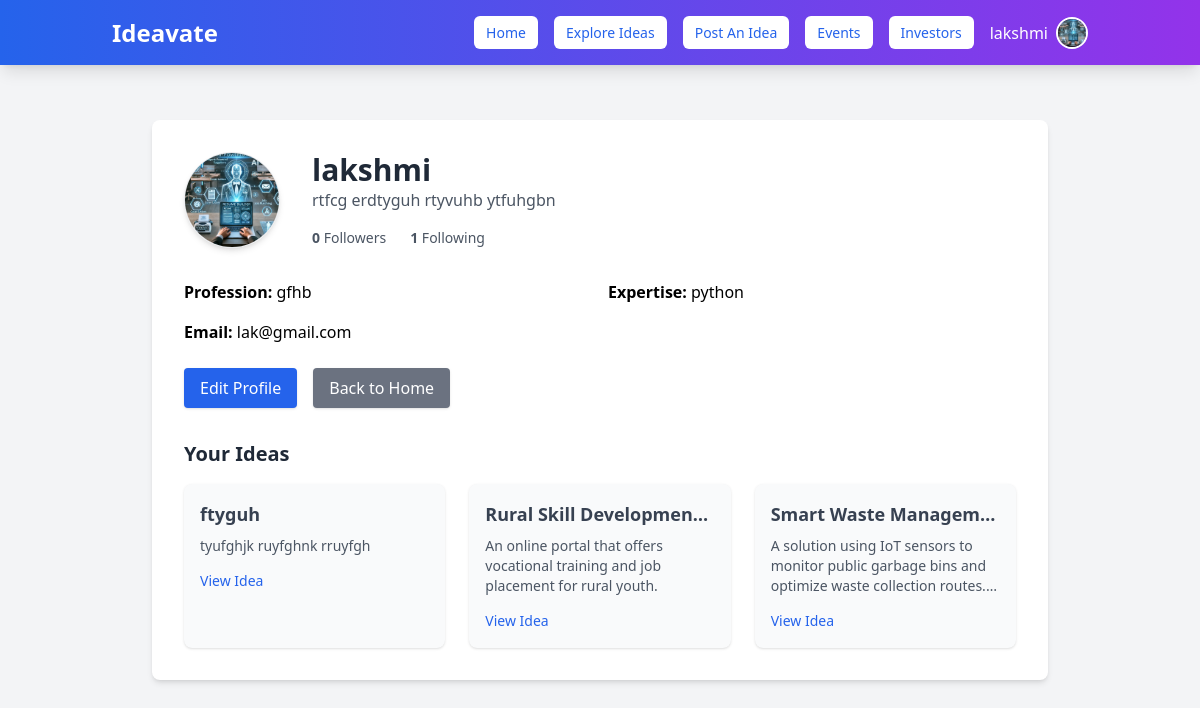
Page /user/profile/ (signed in) on the committed database.
### myapp/models.py (models this page shows, shortened)
class User(AbstractUser):
    is_user = models.BooleanField(default=False)
    is_organization = models.BooleanField(default=False)
    groups = models.ManyToManyField(Group, related_name="custom_user_groups", blank=True)
    user_permissions = models.ManyToManyField(Permission, related_name="custom_user_permissions", blank=True)

class UserProfile(models.Model):
    user = models.OneToOneField(User, on_delete=models.CASCADE, related_name="user_profile")
    profession = models.CharField(max_length=255, blank=True, null=True)  # Example: Entrepreneur, Developer
    expertise = models.CharField(max_length=255, blank=True, null=True)  # Example: AI, Marketing, FinTech
    bio = models.TextField(blank=True, null=True)  # Short user description
    resume = models.FileField(upload_to="resumes/", blank=True, null=True)
    profile_picture = models.ImageField(upload_to="profile_pics/", blank=True, null=True)
    linkedin = models.URLField(blank=True, null=True)
    portfolio_website = models.URLField(blank=True, null=True)
    class Meta:
        verbose_name = "User Profile"
        verbose_name_plural = "User Profiles"

class Idea(models.Model):
    user = models.ForeignKey(User, on_delete=models.CASCADE, related_name="ideas")
    idea_name = models.CharField(max_length=100)
    description = models.TextField(blank=True)
    category = models.CharField(max_length=100, blank=True, null=True)  # Example: Tech, Health, AI
    funding_goal = models.DecimalField(max_digits=10, decimal_places=2, null=True, blank=True)
    estimated_investment = models.DecimalField(max_digits=10, decimal_places=2, null=True, blank=True)
    collaboration = models.BooleanField(default=False)
    status = models.CharField(
        max_length=20,
        choices=[("open", "Open for Investment"), ("progress", "In Progress"), ("completed", "Completed")],
        default="open"
    )
    created_at = models.DateTimeField(auto_now_add=True)  # Timestamp when idea is posted
    updated_at = models.DateTimeField(auto_now=True)  # Timestamp when idea is modified
    class Meta:
        verbose_name = "Idea"
        verbose_name_plural = "Ideas"
        ordering = ["-created_at"]  # Show newest ideas first

### myapp/views.py (the view)
# urls.py: path('user/profile/', views.user_profile, name='user_profile'),
@login_required(login_url='signin')
def user_profile(request):
    profile, created = UserProfile.objects.get_or_create(user=request.user)
    if request.method == "POST":
        form = UserProfileForm(request.POST, request.FILES, instance=profile)
        if form.is_valid():
            form.save()
            return redirect("user_profile")
    else:
        form = UserProfileForm(instance=profile)
    follower_count = Follow.objects.filter(following=request.user).count()
    following_count = Follow.objects.filter(follower=request.user).count()
    ideas = Idea.objects.filter(user=request.user)  # or use creator=request.user if that’s the field
    return render(request, "user_profile.html", {
        "form": form,
        "follower_count": follower_count,
        "following_count": following_count,
        "ideas": ideas,
    })

### templates/user_profile.html (shortened to what this page needs)
{% extends "navbar.html" %}
{% load static %}
{% block content %}
<div class="max-w-4xl mx-auto bg-white p-8 rounded-lg shadow-md mt-10">
    <div class="flex flex-col sm:flex-row items-center sm:items-start sm:space-x-8 mb-8">
        <img src="{% if user.user_profile.profile_picture %}{{ user.user_profile.profile_picture.url }}{% else %}{% static 'images/default-profile.png' %}{% endif %}"
             alt="Profile Picture"
             class="h-24 w-24 rounded-full object-cover border shadow-md">
        <div class="text-center sm:text-left mt-4 sm:mt-0 w-full">
            <h2 class="text-3xl font-bold text-gray-800">{{ user.username }}</h2>
            <p class="text-gray-600">{{ user.user_profile.bio|default:"No bio available" }}</p>
            <div class="flex justify-center sm:justify-start space-x-6 mt-4 text-sm text-gray-600">
                <a href="{% url 'view_followers' user.username %}">
                    <div><span class="font-semibold">{{ follower_count }}</span> Followers</div>
                </a>
                <a href="{% url 'view_following' user.username %}">
                    <div><span class="font-semibold">{{ following_count }}</span> Following</div>
                </a>
            </div>
        </div>
    </div>
    <div class="grid grid-cols-1 sm:grid-cols-2 gap-4 mb-6">
        <p><strong>Profession:</strong> {{ user.user_profile.profession|default:"Not specified" }}</p>
        <p><strong>Expertise:</strong> {{ user.user_profile.expertise|default:"Not specified" }}</p>
        <p class="col-span-2"><strong>Email:</strong> {{ user.email }}</p>
    </div>
    <div class="flex space-x-4 mb-8">
        <a href="{% url 'edit_userprofile' %}" class="bg-blue-600 text-white px-4 py-2 rounded hover:bg-blue-700 shadow">Edit Profile</a>
        <a href="{% url 'home' %}" class="bg-gray-500 text-white px-4 py-2 rounded hover:bg-gray-600 shadow">Back to Home</a>
    </div>
    <h3 class="text-xl font-semibold text-gray-800 mb-4">Your Ideas</h3>
    <div class="grid grid-cols-1 sm:grid-cols-2 md:grid-cols-3 gap-6">
        {% for idea in ideas %}
            <div class="bg-gray-50 p-4 rounded-lg shadow hover:shadow-md transition">
                <h4 class="font-bold text-lg text-gray-700 mb-2 truncate">{{ idea.idea_name }}</h4>
                <p class="text-sm text-gray-600 mb-3 line-clamp-3">{{ idea.description|truncatewords:15 }}</p>
                <a href="{% url 'idea_detail' idea.id %}" class="text-blue-600 text-sm hover:underline font-medium">View Idea</a>
            </div>
        {% empty %}
            <p class="text-gray-500 col-span-full">You haven't posted any ideas yet.</p>
        {% endfor %}
    </div>
</div>
{% endblock %}

### templates/navbar.html (shortened to what this page needs)
{% load static %}
<!DOCTYPE html>
<html lang="en">
<head>
  <script src="https://cdn.tailwindcss.com"></script>
</head>
<body class="bg-gray-100">
  <nav class="bg-gradient-to-r from-blue-600 to-purple-600 shadow-lg py-4 fixed w-full top-0 z-50">
    <div class="container mx-auto flex flex-wrap justify-between items-center px-6">
      <a href="{% url 'home' %}" class="text-white text-2xl font-bold hover:opacity-90 transition">Ideavate</a>
      <div id="nav-links" class="w-full md:flex md:items-center md:w-auto hidden">
        <div class="flex flex-col md:flex-row md:space-x-4 w-full md:w-auto items-center">
          {% if user.is_authenticated %}
            {% if user.is_superuser %}
              <a href="{% url 'admin_dashboard' %}" class="nav-button">Admin Dashboard</a>
            {% elif user.is_user %}
              <a href="{% url 'home' %}" class="nav-button">Home</a>
              <a href="{% url 'idea_list' %}" class="nav-button">Explore Ideas</a>
              <a href="{% url 'post_idea' %}" class="nav-button">Post An Idea</a>
              <a href="{% url 'events' %}" class="nav-button">Events</a>
              <a href="{% url 'investors' %}" class="nav-button">Investors</a>
              <div class="relative flex items-center space-x-2">
                <span class="text-white font-medium">{{ user.username }}</span>
                <button onclick="toggleDropdown(event)" class="focus:outline-none">
                  {% if user.user_profile and user.user_profile.profile_picture %}
                    <img
                      src="{{ user.user_profile.profile_picture.url }}"
                      alt="Profile"
                      class="h-8 w-8 rounded-full border-2 border-white object-cover"
                    />
                  {% else %}
                    <img
                      src="{% static 'images/default-profile.png' %}"
                      alt="Default"
                      class="h-8 w-8 rounded-full border-2 border-white object-cover"
                    />
                  {% endif %}
                </button>
              </div>
            {% endif %}
          {% else %}
            <a href="{% url 'signin' %}" class="nav-button">Sign In</a>
            <a href="{% url 'signup' %}" class="nav-button">Sign Up</a>
          {% endif %}
        </div>
      </div>
    </div>
  </nav>
  <div class="container mx-auto px-4 py-20">
    {% block content %}{% endblock %}
  </div>
</body>
</html>

### templates/navbar.html (style rules this page uses)
.nav-button { padding: 6px 12px; font-size: 14px; background: white; color: #2563eb; font-weight: 500; border-radius: 6px; transition: background 0.3s ease-in-out; }

### rows in the picture
User: username "lakshmi", user_profile.profile_picture (picture), profile_picture (picture), user_profile.bio "rtfcg erdtyguh rtyvuhb ytfuhgbn", user_profile.profession "gfhb", user_profile.expertise "python", email "lak@gmail.com"
Idea: idea_name "ftyguh", description "tyufghjk ruyfghnk rruyfgh"
Idea: idea_name "Rural Skill Developmen…", description "An online portal that offers vocational training and job placement for rural youth."
Idea: idea_name "Smart Waste Managem…", description "A solution using IoT sensors to monitor public garbage bins and optimize waste collection…"

### other values in the picture
{{ follower_count }} "0"
{{ following_count }} "1"
